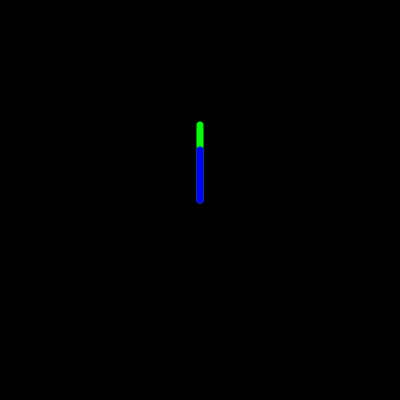
Frame 1 (no input)
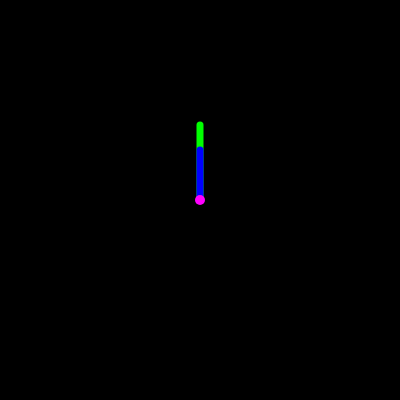
Frame 60 (no input)
Frame 120 (the mouse pressed at the canvas centre since frame 60): identical to frame 60, image omitted

The p5.js sketch that drew these frames (run headless with seeded random() and noise() and a simulated clock; from frame 60 on, the mouse is pressed at the canvas centre):

// p5.js sketch
// ── sketch.js
var hr, mn, sc;
var hrAngle, mnAngle, scAngle; 

function setup(){
    createCanvas(400,400); 
    //To use angle in Degrees
    angleMode(DEGREES);   
}

function draw(){
    background(0);

    //Translation and rotation 
    translate(200,200)
    rotate(-90)

    //Calculating time using predefined func from p5.js
   //Specific task 1




    //To create ab iterative rotation

   // scAngle = map
    mnAngle = map(mn,0,60,0,360)
    hrAngle = map(hr % 12,0,12,0,360)

    //drawing seconds hand
    push();
    rotate(scAngle); //rotate the hand based on angle calculated
    stroke(255,0,0);
    strokeWeight(7);
    //line

    pop()

    //drawing mins hand
    push();
    rotate(mnAngle);
    stroke(0,255,0);
    strokeWeight(7);
    line(0,0,75,0);
    pop()

    //drawing hr hand
    push();
    //rotate;
    stroke(0,0,255);
    strokeWeight(7);
    line(0,0,50,0);
    pop()

    stroke(255,0,255);
    point(0,0)

    //drawing the arcs
    strokeWeight(10);
    noFill();
    //Seconds
    stroke(255,0,0);
    arc(0,0,300,300,0,scAngle);
    //Minutes
    stroke(0,255,0);
    arc(0,0,280,280,0,mnAngle);
    //Hour
    stroke(0,0,255);
    arc(0,0,260,260,0,hrAngle);
}
